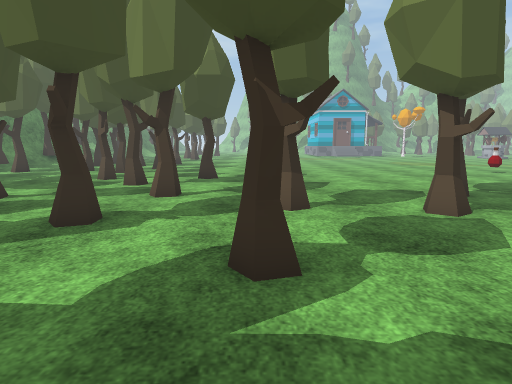
[1] (above)

24 first-person views from a walk through a Unity game level. The camera is 1.3 m above the floor, tilts 8° down and sees 75° across. The floor is counted in squares, 1 m on a side. Each view is taken from the middle of a square. On the plan, view 1 faces up. The plan holds only what a view shows up to about 14 squares ahead; the rest is blank. The place goes on beyond the plan. The player character is not drawn. Some surface patterns are stand-ins.

[2]
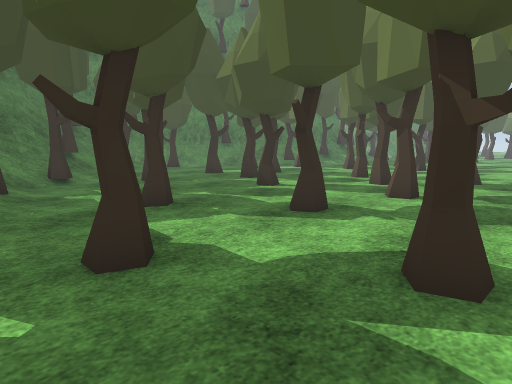

[3]
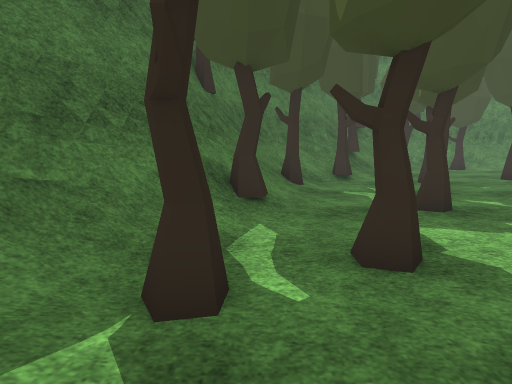

[4]
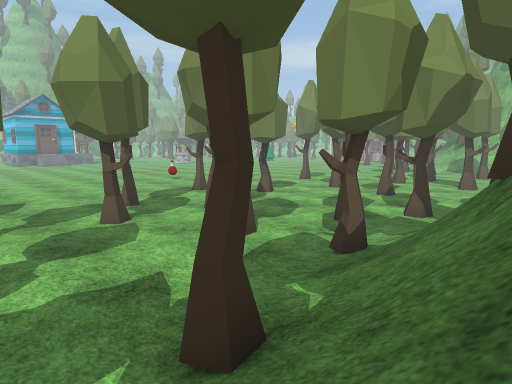

[5]
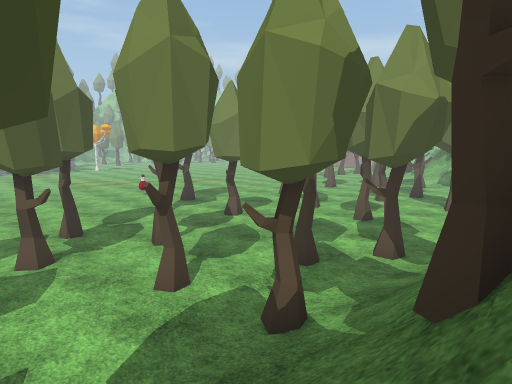

[6]
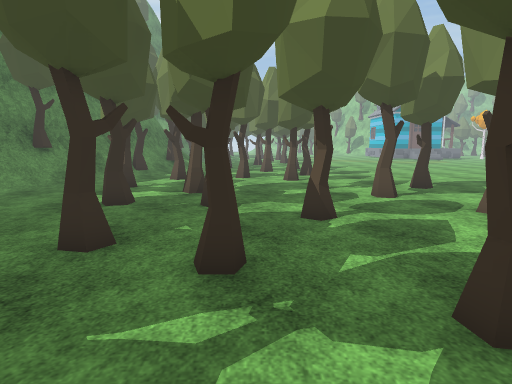

[7]
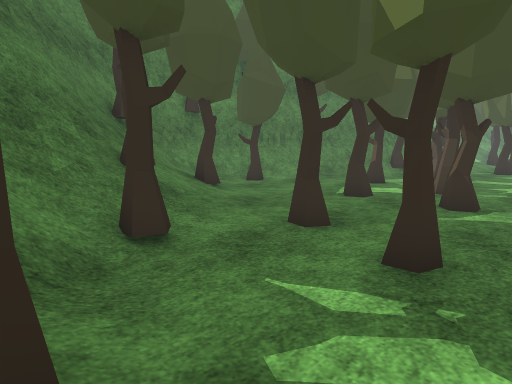

[8]
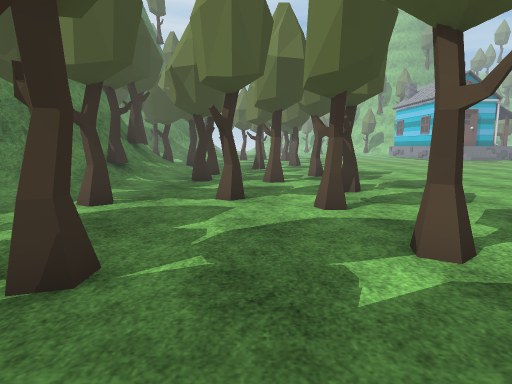

[9]
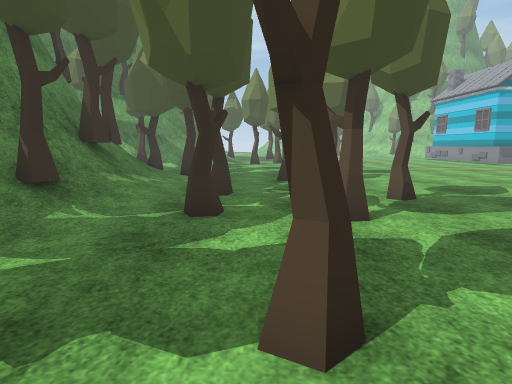

[10]
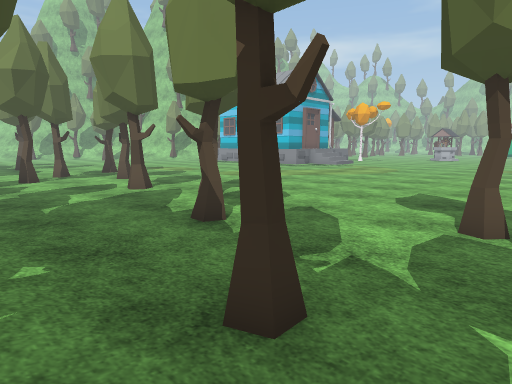

[11]
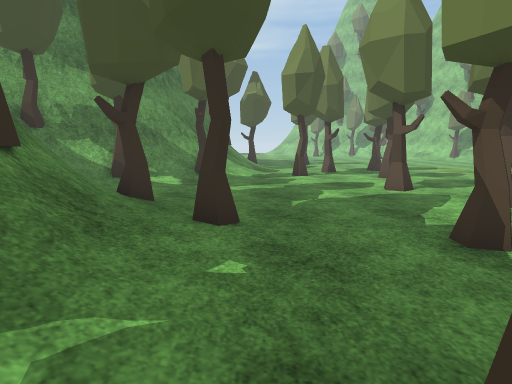

[12]
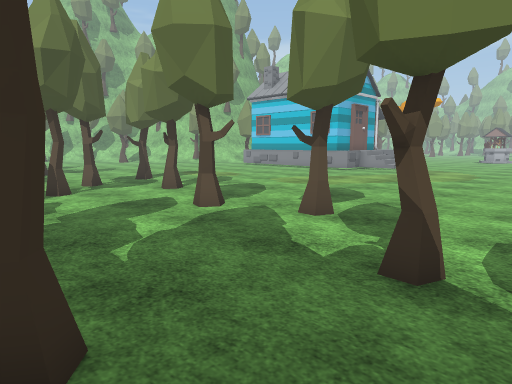

[13]
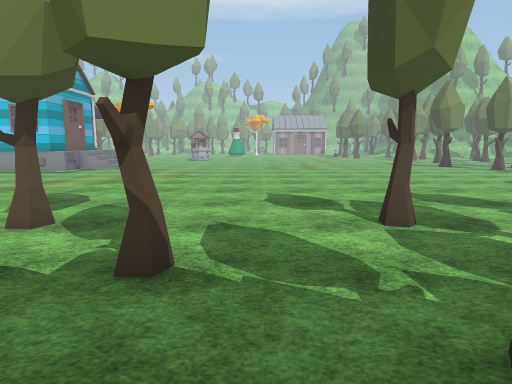

[14]
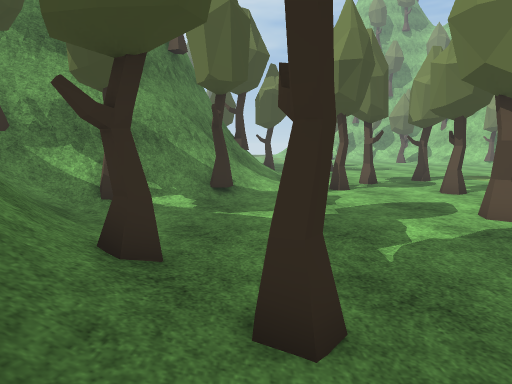

[15]
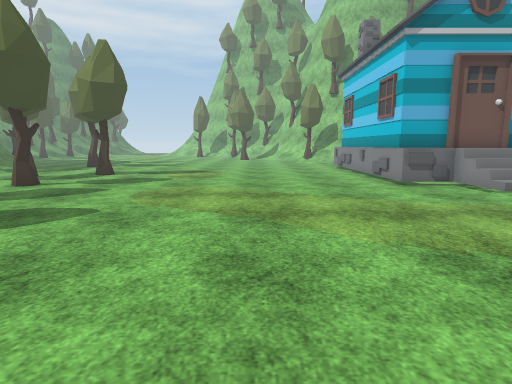

[16]
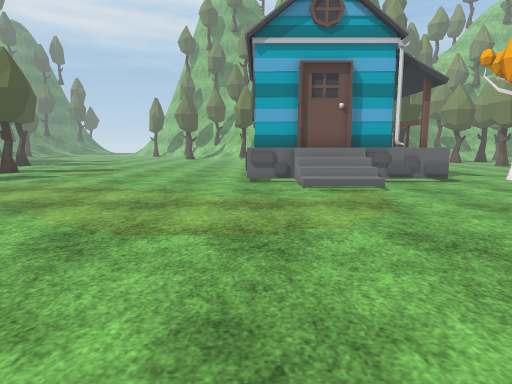

[17]
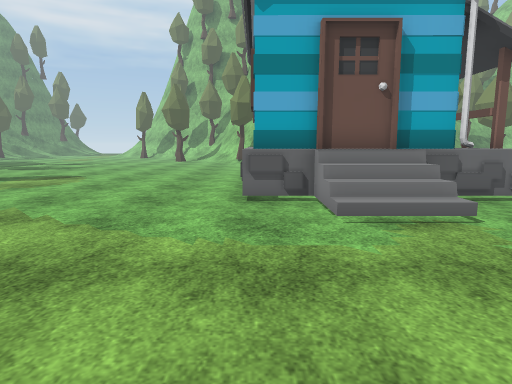

[18]
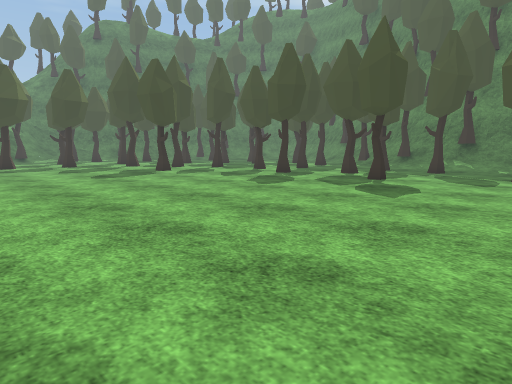

[19]
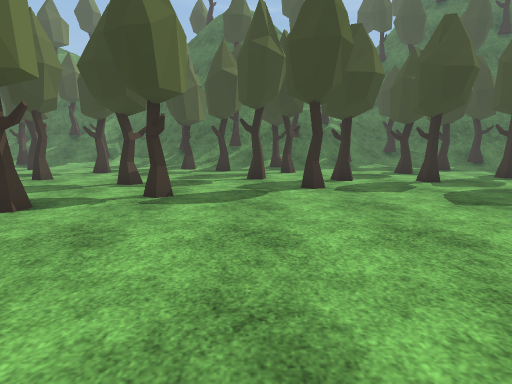

[20]
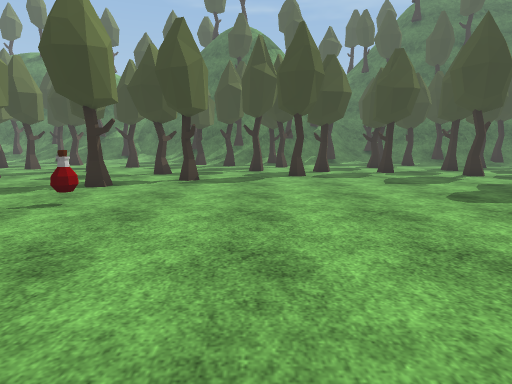

[21]
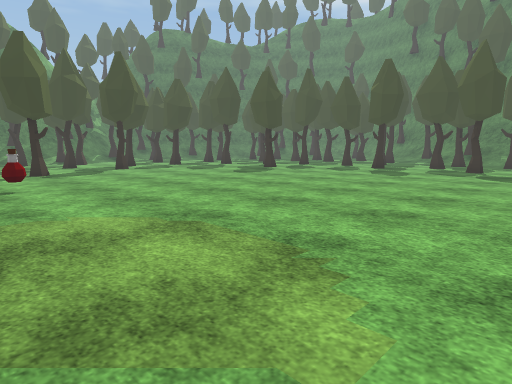

[22]
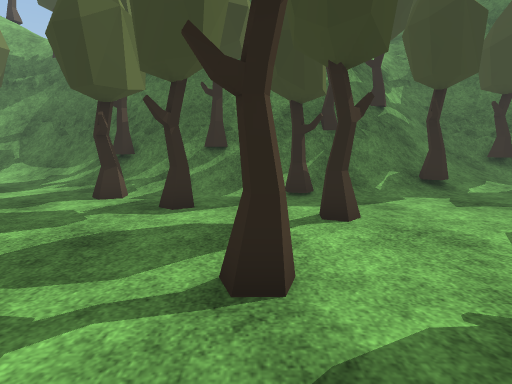

[23]
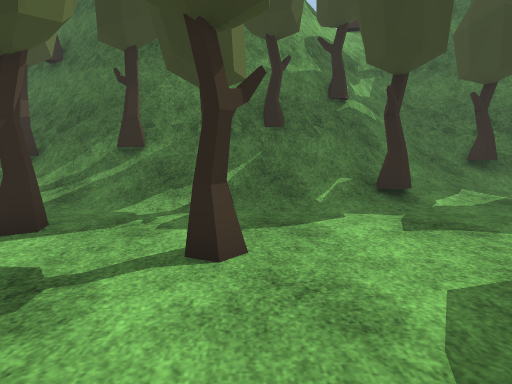

[24]
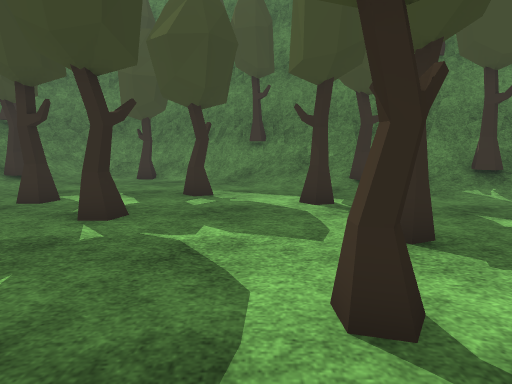

### Floor plan
Key: @ floor where view 1 was taken; # wall or solid block; . floor; / step, stairs or slope; = window, fence, low wall or low ledge; T tree; H house; O other object.
Columns run from 19 left of view 1 to 13 right of it. Each row starts with its distance up from view 1.
 43                 ..........
 42                 ..........
 41       T       T  .........
 40      #=//  TT.............#     H
 39     ##=//. .T.............##    H
 38     ## /..T...............H####HH
 37    ##=O/.....TT...........HHHHHHH
 36   ##=/T....................H  ...
 35 #####/.....................H///..
 34 ###TT............................
 33  =//........T....................
 32  #=//............................
 31   #=O/.......TT.................
 30    #=TT.......T................
 29     =//T......................
 28     #//T...T..................
 27     #T//...T................... .
 26     #=//........................
 25     ##//.........................
 24     ##T/.T.......................
 23     #=//.....TT..................
 22     #=//.T......................
 21    ##=T/.T.TT...................
 20    ##//.........................
 19   ##=T/.......T.................
 18   ##/T........T.................
 17   #=//.TT.TT....................
 16  ##//...T...TT................O..
 15  ##//............................
 14  ##/..T..........T...............
 13  #/...T......T...T.............T.
 12  #/......T.....................T.
 11  #T............T............TT...
 10 #=.....T..T..................T...
  9 #=........T.T...TT......T........
  8 #=//........TT................T..
  7 ##//T/..............T..T......T..
  6  #T////.TT......T......T..T......
  5  ##////...TT....T................
  4  ##==T//.....T.....T.............
  3   ###=/TT....T.....TT...TT.......
  2    ###= /.......T..........TT....
  1      ###=OT//...T.............T..
  0        ###=//TT..T.@...//T//..T..
 -1          ####////T.//T//////////.
 -2            ###=/////////#=###//T/
 -3              ###=T////=########//
 -4               ###///#####    ###=
 -5                ###=#=##       ###
 -6                  ####

Positions as (right, up) in squares from view 1, and headings:
1: (0, 0), facing up
2: (1, 0), facing up-left
3: (1, 0), facing left
4: (0, -3), facing up-right
5: (2, -3), facing up-right
6: (-8, 1), facing up
7: (-7, 1), facing up-left
8: (-8, 9), facing up
9: (-9, 15), facing up
10: (-12, 22), facing up-right
11: (-11, 23), facing up
12: (-12, 26), facing up-right
13: (-12, 26), facing right
14: (-12, 26), facing up
15: (2, 26), facing up
16: (7, 25), facing up
17: (7, 29), facing up
18: (7, 29), facing down-left
19: (7, 19), facing down
20: (7, 23), facing down
21: (13, 27), facing down-left
22: (7, 9), facing down
23: (5, 7), facing down
24: (-4, 15), facing left
